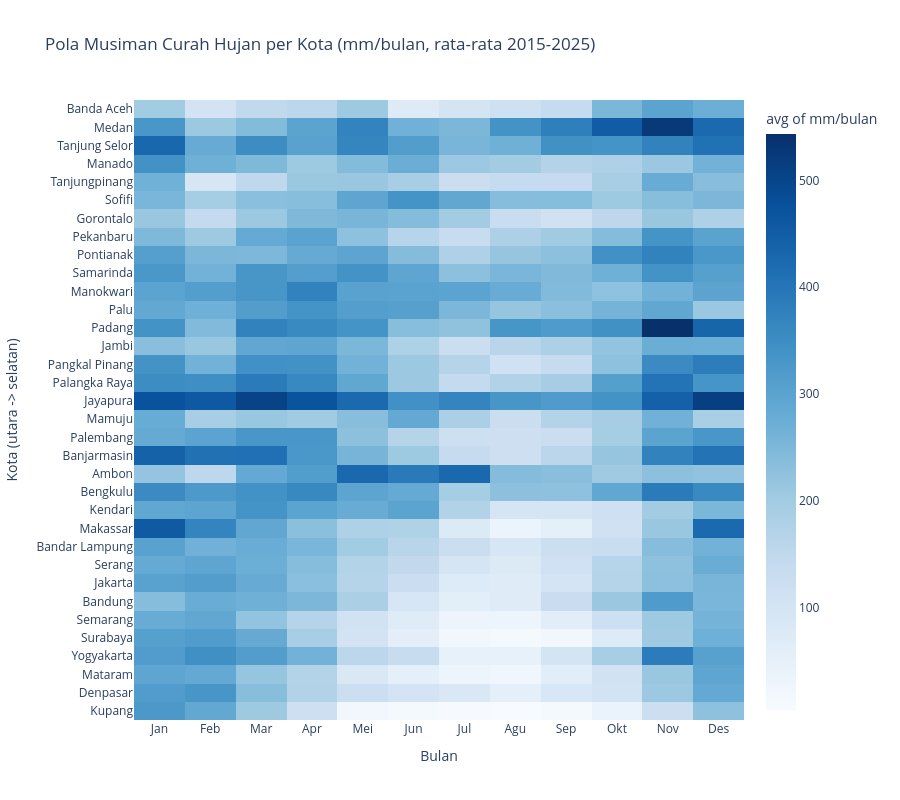

Notebook source saved alongside this figure:
### Code cell
# Visualisasi 5: Siklus Musiman (rata-rata curah hujan tiap bulan, per kota; kota diurutkan dari utara ke selatan)
NAMA_BULAN = ['Jan', 'Feb', 'Mar', 'Apr', 'Mei', 'Jun', 'Jul', 'Agu', 'Sep', 'Okt', 'Nov', 'Des']

klimatologi = (
    bulanan_kota
    .with_columns(pl.col('time').dt.month().alias('bulan'))
    .group_by(['kota', 'bulan'])
    .agg(pl.col('hujan_total').mean().alias('hujan_rata2_bulan'))
    .with_columns(
        pl.col('bulan').map_elements(lambda b: NAMA_BULAN[b - 1], return_dtype=pl.String).alias('nama_bulan')
    )
)
urutan_kota = profil_kota.sort('lat', descending=True)['kota'].to_list()

fig5 = px.density_heatmap(
    klimatologi.to_dict(as_series=False),
    x='nama_bulan', y='kota', z='hujan_rata2_bulan', histfunc='avg',
    color_continuous_scale='Blues',
    category_orders={'nama_bulan': NAMA_BULAN, 'kota': urutan_kota},
    title='Pola Musiman Curah Hujan per Kota (mm/bulan, rata-rata 2015-2025)',
    labels={'nama_bulan': 'Bulan', 'kota': 'Kota (utara -> selatan)', 'hujan_rata2_bulan': 'mm/bulan'},
    height=800,
)
fig5.show()
simpan_figur(fig5, 'viz5_musiman_hujan')

### Figure 1 — Plotly figure (JSON) as saved in the notebook; plotly's stock layout.template omitted (floating-point values rounded to 4 significant figures; data arrays with more than 128 entries replaced by an {"elided": "..."} marker saying what was removed)
{"data": [{"coloraxis": "coloraxis", "histfunc": "avg", "hovertemplate": "Bulan=%{x}<br>Kota (utara -> selatan)=%{y}<br>avg of mm/bulan=%{z}<extra></extra>", "name": "", "type": "histogram2d", "x": {"elided": "408 str values"}, "xaxis": "x", "xbingroup": "x", "y": {"elided": "408 str values"}, "yaxis": "y", "ybingroup": "y", "z": {"elided": "408 float values"}}], "layout": {"coloraxis": {"autocolorscale": false, "colorbar": {"title": {"text": "avg of mm/bulan"}}, "colorscale": [[0, "rgb(247,251,255)"], [0.125, "rgb(222,235,247)"], [0.25, "rgb(198,219,239)"], [0.375, "rgb(158,202,225)"], [0.5, "rgb(107,174,214)"], [0.625, "rgb(66,146,198)"], [0.75, "rgb(33,113,181)"], [0.875, "rgb(8,81,156)"], [1, "rgb(8,48,107)"]]}, "height": 800, "legend": {"tracegroupgap": 0}, "title": {"text": "Pola Musiman Curah Hujan per Kota (mm/bulan, rata-rata 2015-2025)"}, "xaxis": {"anchor": "y", "categoryarray": ["Jan", "Feb", "Mar", "Apr", "Mei", "Jun", "Jul", "Agu", "Sep", "Okt", "Nov", "Des"], "categoryorder": "array", "domain": [0, 1], "title": {"text": "Bulan"}}, "yaxis": {"anchor": "x", "categoryarray": ["Kupang", "Denpasar", "Mataram", "Yogyakarta", "Surabaya", "Semarang", "Bandung", "Jakarta", "Serang", "Bandar Lampung", "Makassar", "Kendari", "Bengkulu", "Ambon", "Banjarmasin", "Palembang", "Mamuju", "Jayapura", "Palangka Raya", "Pangkal Pinang", "Jambi", "Padang", "Palu", "Manokwari", "Samarinda", "Pontianak", "Pekanbaru", "Gorontalo", "Sofifi", "Tanjungpinang", "Manado", "Tanjung Selor", "Medan", "Banda Aceh"], "categoryorder": "array", "domain": [0, 1], "title": {"text": "Kota (utara -> selatan)"}}}}
